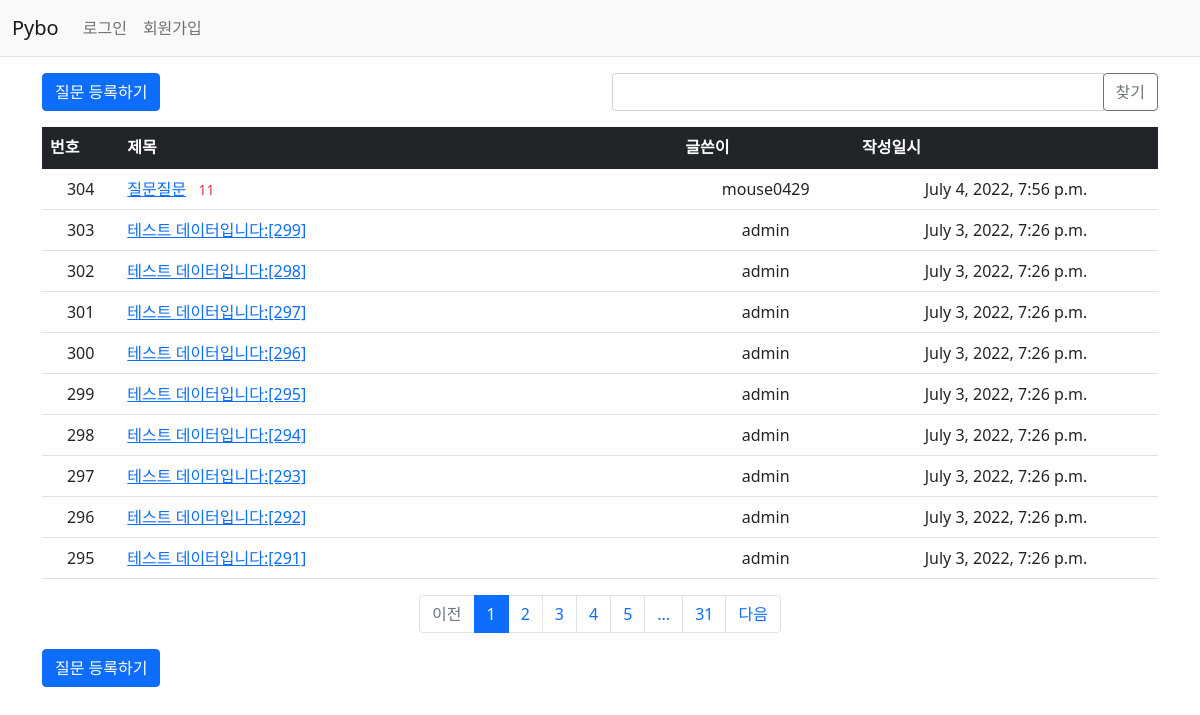
Screenshot of /pybo/ with the database file from the repository.
### pybo/models.py (models this page shows, shortened)
class Question(models.Model):
  author = models.ForeignKey(User, on_delete=models.CASCADE, related_name='author_question')
  subject = models.CharField(max_length=200)
  content = models.TextField()
  create_date = models.DateTimeField()
  modify_date = models.DateTimeField(null=True, blank=True)
  voter = models.ManyToManyField(User, related_name='voter_question')

### pybo/views/base_views.py (the view, shortened to what this page needs)
# urls.py: path('', base_views.index, name='index'),
def index(request):
  page = request.GET.get('page', '1')
  kw = request.GET.get('kw', '')
  question_list = Question.objects.order_by('-create_date')
  paginator = Paginator(question_list, 10)
  max_index = len(paginator.page_range)
  page_obj = paginator.get_page(page)
  context = {'question_list': page_obj, 'max_index': max_index, 'page': page, 'kw': kw}
  return render(request, 'pybo/question_list.html', context)

### pybo/templatetags/pybo_filter.py (called while the page is built)
@register.filter
def sub(value, arg):
  return value - arg

### templates/pybo/question_list.html (shortened to what this page needs)
{% extends 'base.html' %}
{% load pybo_filter %}
{% block content %}
<div class="container my-3">
  <div class="row my-3">
    <div class="col-6">
      <a href="{% url 'pybo:question_create' %}" class="btn btn-primary">질문 등록하기</a>
    </div>
    <div class="col-6">
      <div class="input-group">
        <input type="text" id="search_kw" class="form-control" value="{{ kw|default_if_none:'' }}">
        <div class="input-group-append">
          <button class="btn btn-outline-secondary" type="button" id="btn_search">찾기</button>
        </div>
      </div>
    </div>
  </div>
  <table class="table">
    <thead>
      <tr class="table-dark">
        <th>번호</th>
        <th style="width:50%">제목</th>
        <th>글쓴이</th>
        <th>작성일시</th>
      </tr>
    </thead>
    <tbody>
    {% if question_list %}
    {% for question in question_list %}
    <tr class="text-center">
      <td>
        {{ question_list.paginator.count|sub:question_list.start_index|sub:forloop.counter0|add:1 }}
      </td>
      <td class="text-start">
        <a href="{% url 'pybo:detail' question.id %}">{{question.subject}}</a>
        {% if question.answer_set.count > 0 %}
        <span class="text-danger small mx-2">{{ question.answer_set.count }}</span>
        {% endif %}
      </td>
      <td>{{question.author.username}}</td>
      <td>{{question.create_date}}</td>
    </tr>
    {% endfor %}
    {% else %}
    <tr>
      <td colspan="4">질문이 없습니다</td>
    </tr>
    {% endif %}
    </tbody>
  </table>
  {% include "../common/paging.html" with list=question_list%}
  <a href="{% url 'pybo:question_create' %}" class="btn btn-primary">질문 등록하기</a>
</div>
{% endblock %}

### rows the page displays
Question: paginator.count|sub "304", subject "질문질문", answer_set.count "11", author.username "mouse0429", create_date "July 4, 2022, 7:56 p.m."
Question: paginator.count|sub "303", subject "테스트 데이터입니다:[299]", author.username "admin", create_date "July 3, 2022, 7:26 p.m."
Question: paginator.count|sub "302", subject "테스트 데이터입니다:[298]", author.username "admin", create_date "July 3, 2022, 7:26 p.m."
Question: paginator.count|sub "301", subject "테스트 데이터입니다:[297]", author.username "admin", create_date "July 3, 2022, 7:26 p.m."
Question: paginator.count|sub "300", subject "테스트 데이터입니다:[296]", author.username "admin", create_date "July 3, 2022, 7:26 p.m."
Question: paginator.count|sub "299", subject "테스트 데이터입니다:[295]", author.username "admin", create_date "July 3, 2022, 7:26 p.m."
Question: paginator.count|sub "298", subject "테스트 데이터입니다:[294]", author.username "admin", create_date "July 3, 2022, 7:26 p.m."
Question: paginator.count|sub "297", subject "테스트 데이터입니다:[293]", author.username "admin", create_date "July 3, 2022, 7:26 p.m."
Question: paginator.count|sub "296", subject "테스트 데이터입니다:[292]", author.username "admin", create_date "July 3, 2022, 7:26 p.m."
Question: paginator.count|sub "295", subject "테스트 데이터입니다:[291]", author.username "admin", create_date "July 3, 2022, 7:26 p.m."

### other values shown
{{ page_number }} "1"
{{ page_number }} "2" "3" "4" "5"
{{ max_index }} "31"
